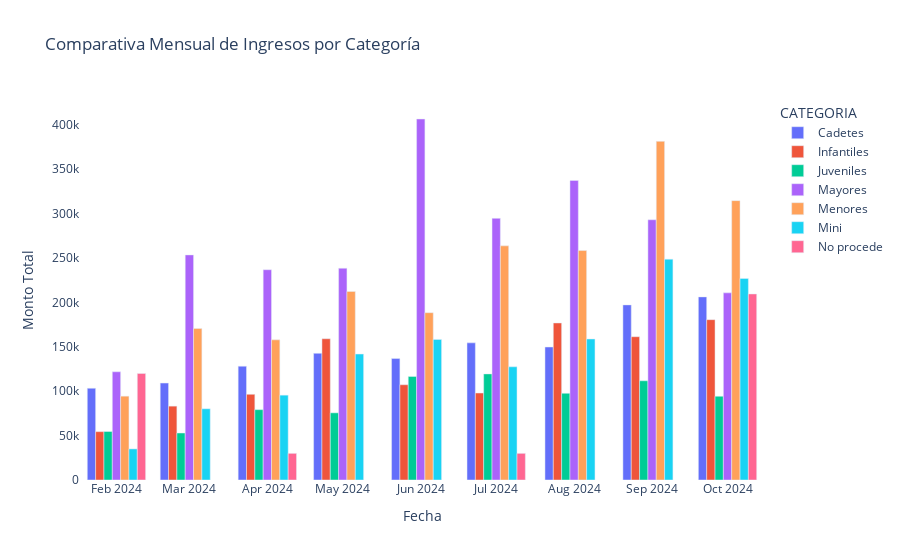

Here is the notebook cell this chart was saved with:
### Code cell
fig = px.bar(df_totales_por_mes_categoria, x='FECHA', y='MONTO TOTAL', color='CATEGORIA', 
             barmode='group',
             title='Comparativa Mensual de Ingresos por Categoría',
             labels={'MONTO': 'Monto Total', 'FECHA': 'Fecha'})

fig.update_layout(
    xaxis_title="Fecha",
    yaxis_title="Monto Total",
    plot_bgcolor='white',
    hovermode='x unified'
)

fig.show()

### Figure 1 — Plotly figure (JSON) as saved in the notebook; plotly's stock layout.template omitted (floating-point values rounded to 4 significant figures)
{"data": [{"alignmentgroup": "True", "hovertemplate": "CATEGORIA=Cadetes<br>Fecha=%{x}<br>MONTO TOTAL=%{y}<extra></extra>", "legendgroup": "Cadetes", "marker": {"color": "#636efa", "pattern": {"shape": ""}}, "name": "Cadetes", "offsetgroup": "Cadetes", "orientation": "v", "showlegend": true, "textposition": "auto", "type": "bar", "x": ["2024-02-01T00:00:00", "2024-03-01T00:00:00", "2024-04-01T00:00:00", "2024-05-01T00:00:00", "2024-06-01T00:00:00", "2024-07-01T00:00:00", "2024-08-01T00:00:00", "2024-09-01T00:00:00", "2024-10-01T00:00:00"], "xaxis": "x", "y": [103320, 109160, 128170, 142645, 136754, 154435, 149775, 197205, 206200.0], "yaxis": "y"}, {"alignmentgroup": "True", "hovertemplate": "CATEGORIA=Infantiles<br>Fecha=%{x}<br>MONTO TOTAL=%{y}<extra></extra>", "legendgroup": "Infantiles", "marker": {"color": "#EF553B", "pattern": {"shape": ""}}, "name": "Infantiles", "offsetgroup": "Infantiles", "orientation": "v", "showlegend": true, "textposition": "auto", "type": "bar", "x": ["2024-02-01T00:00:00", "2024-03-01T00:00:00", "2024-04-01T00:00:00", "2024-05-01T00:00:00", "2024-06-01T00:00:00", "2024-07-01T00:00:00", "2024-08-01T00:00:00", "2024-09-01T00:00:00", "2024-10-01T00:00:00"], "xaxis": "x", "y": [54450, 83190, 96470.0, 159050, 107259, 97950, 176850, 161400.0, 180600.0], "yaxis": "y"}, {"alignmentgroup": "True", "hovertemplate": "CATEGORIA=Juveniles<br>Fecha=%{x}<br>MONTO TOTAL=%{y}<extra></extra>", "legendgroup": "Juveniles", "marker": {"color": "#00cc96", "pattern": {"shape": ""}}, "name": "Juveniles", "offsetgroup": "Juveniles", "orientation": "v", "showlegend": true, "textposition": "auto", "type": "bar", "x": ["2024-02-01T00:00:00", "2024-03-01T00:00:00", "2024-04-01T00:00:00", "2024-05-01T00:00:00", "2024-06-01T00:00:00", "2024-07-01T00:00:00", "2024-08-01T00:00:00", "2024-09-01T00:00:00", "2024-10-01T00:00:00"], "xaxis": "x", "y": [54620, 52920, 79220, 75645, 116595, 119485, 97625, 111750, 94300], "yaxis": "y"}, {"alignmentgroup": "True", "hovertemplate": "CATEGORIA=Mayores<br>Fecha=%{x}<br>MONTO TOTAL=%{y}<extra></extra>", "legendgroup": "Mayores", "marker": {"color": "#ab63fa", "pattern": {"shape": ""}}, "name": "Mayores", "offsetgroup": "Mayores", "orientation": "v", "showlegend": true, "textposition": "auto", "type": "bar", "x": ["2024-02-01T00:00:00", "2024-03-01T00:00:00", "2024-04-01T00:00:00", "2024-05-01T00:00:00", "2024-06-01T00:00:00", "2024-07-01T00:00:00", "2024-08-01T00:00:00", "2024-09-01T00:00:00", "2024-10-01T00:00:00"], "xaxis": "x", "y": [121860, 253480, 236800, 238480, 406530, 294630, 337300, 293050, 210750], "yaxis": "y"}, {"alignmentgroup": "True", "hovertemplate": "CATEGORIA=Menores<br>Fecha=%{x}<br>MONTO TOTAL=%{y}<extra></extra>", "legendgroup": "Menores", "marker": {"color": "#FFA15A", "pattern": {"shape": ""}}, "name": "Menores", "offsetgroup": "Menores", "orientation": "v", "showlegend": true, "textposition": "auto", "type": "bar", "x": ["2024-02-01T00:00:00", "2024-03-01T00:00:00", "2024-04-01T00:00:00", "2024-05-01T00:00:00", "2024-06-01T00:00:00", "2024-07-01T00:00:00", "2024-08-01T00:00:00", "2024-09-01T00:00:00", "2024-10-01T00:00:00"], "xaxis": "x", "y": [94400, 170570, 157800.0, 212400.0, 188405, 263675, 258405, 381300.0, 314600.0], "yaxis": "y"}, {"alignmentgroup": "True", "hovertemplate": "CATEGORIA=Mini<br>Fecha=%{x}<br>MONTO TOTAL=%{y}<extra></extra>", "legendgroup": "Mini", "marker": {"color": "#19d3f3", "pattern": {"shape": ""}}, "name": "Mini", "offsetgroup": "Mini", "orientation": "v", "showlegend": true, "textposition": "auto", "type": "bar", "x": ["2024-02-01T00:00:00", "2024-03-01T00:00:00", "2024-04-01T00:00:00", "2024-05-01T00:00:00", "2024-06-01T00:00:00", "2024-07-01T00:00:00", "2024-08-01T00:00:00", "2024-09-01T00:00:00", "2024-10-01T00:00:00"], "xaxis": "x", "y": [35010, 80190, 95540.0, 141800.0, 158355, 127465, 158795, 248700.0, 227000.0], "yaxis": "y"}, {"alignmentgroup": "True", "hovertemplate": "CATEGORIA=No procede<br>Fecha=%{x}<br>MONTO TOTAL=%{y}<extra></extra>", "legendgroup": "No procede", "marker": {"color": "#FF6692", "pattern": {"shape": ""}}, "name": "No procede", "offsetgroup": "No procede", "orientation": "v", "showlegend": true, "textposition": "auto", "type": "bar", "x": ["2024-02-01T00:00:00", "2024-04-01T00:00:00", "2024-07-01T00:00:00", "2024-10-01T00:00:00"], "xaxis": "x", "y": [120000, 30000, 30000, 209500], "yaxis": "y"}], "layout": {"barmode": "group", "hovermode": "x unified", "legend": {"title": {"text": "CATEGORIA"}, "tracegroupgap": 0}, "plot_bgcolor": "white", "title": {"text": "Comparativa Mensual de Ingresos por Categoría"}, "xaxis": {"anchor": "y", "domain": [0, 1], "title": {"text": "Fecha"}}, "yaxis": {"anchor": "x", "domain": [0, 1], "title": {"text": "Monto Total"}}}}
